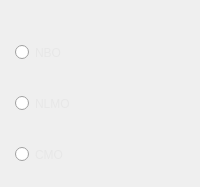
                    <widget class="QWidget" name="page_adf_2">
                     <property name="styleSheet">
                      <string notr="true">QWidget#page_adf_2{
background-color: rgb(39, 60, 84);
color:rgb(255, 68, 0);
}</string>
                     </property>
                     <layout class="QVBoxLayout" name="verticalLayout_18">
                      <property name="leftMargin">
                       <number>15</number>
                      </property>
                      <property name="topMargin">
                       <number>0</number>
                      </property>
                      <property name="rightMargin">
                       <number>0</number>
                      </property>
                      <property name="bottomMargin">
                       <number>0</number>
                      </property>
                      <item>
                       <layout class="QVBoxLayout" name="verticalLayout_19">
                        <item>
                         <spacer name="verticalSpacer_16">
                          <property name="orientation">
                           <enum>Qt::Vertical</enum>
                          </property>
                          <property name="sizeType">
                           <enum>QSizePolicy::Fixed</enum>
                          </property>
                          <property name="sizeHint" stdset="0">
                           <size>
                            <width>20</width>
                            <height>45</height>
                           </size>
                          </property>
                         </spacer>
                        </item>
                        <item>
                         <widget class="QRadioButton" name="adf_nbo_radio_2">
                          <property name="styleSheet">
                           <string notr="true">QRadioButton{
font: 12pt &quot;Calibri&quot;;
color: rgb(231, 231, 231);}

QRadioButton:indicator:checked{
border-radius:7px;
background-color: qlineargradient(spread:pad, x1:0, y1:1, x2:0, y2:0, stop:0 rgb(140, 50, 17), stop:1 rgb(255, 68, 0));
border: 2px solid white;
}
</string>
                          </property>
                          <property name="text">
                           <string>NBO</string>
                          </property>
                         </widget>
                        </item>
                        <item>
                         <spacer name="verticalSpacer_17">
                          <property name="orientation">
                           <enum>Qt::Vertical</enum>
                          </property>
                          <property name="sizeType">
                           <enum>QSizePolicy::Fixed</enum>
                          </property>
                          <property name="sizeHint" stdset="0">
                           <size>
                            <width>20</width>
                            <height>30</height>
                           </size>
                          </property>
                         </spacer>
                        </item>
                        <item>
                         <widget class="QRadioButton" name="adf_nlmo_radio_2">
                          <property name="styleSheet">
                           <string notr="true">QRadioButton{
font: 12pt &quot;Calibri&quot;;
color: rgb(231, 231, 231);}

QRadioButton:indicator:checked{
border-radius:7px;
background-color: qlineargradient(spread:pad, x1:0, y1:1, x2:0, y2:0, stop:0 rgb(140, 50, 17), stop:1 rgb(255, 68, 0));
border: 2px solid white;
}


</string>
                          </property>
                          <property name="text">
                           <string>NLMO</string>
                          </property>
                         </widget>
                        </item>
                        <item>
                         <spacer name="verticalSpacer_18">
                          <property name="orientation">
                           <enum>Qt::Vertical</enum>
                          </property>
                          <property name="sizeType">
                           <enum>QSizePolicy::Fixed</enum>
                          </property>
                          <property name="sizeHint" stdset="0">
                           <size>
                            <width>20</width>
                            <height>30</height>
                           </size>
                          </property>
                         </spacer>
                        </item>
                        <item>
                         <widget class="QRadioButton" name="adf_cmo_radio_2">
                          <property name="styleSheet">
                           <string notr="true">QRadioButton{
font: 12pt &quot;Calibri&quot;;
color: rgb(231, 231, 231);}

QRadioButton:indicator:checked{
border-radius:7px;
background-color: qlineargradient(spread:pad, x1:0, y1:1, x2:0, y2:0, stop:0 rgb(140, 50, 17), stop:1 rgb(255, 68, 0));
border: 2px solid white;
}
</string>
                          </property>
                          <property name="text">
                           <string>CMO</string>
                          </property>
                         </widget>
                        </item>
                        <item>
                         <spacer name="verticalSpacer_19">
                          <property name="orientation">
                           <enum>Qt::Vertical</enum>
                          </property>
                          <property name="sizeType">
                           <enum>QSizePolicy::Fixed</enum>
                          </property>
                          <property name="sizeHint" stdset="0">
                           <size>
                            <width>20</width>
                            <height>25</height>
                           </size>
                          </property>
                         </spacer>
                        </item>
                       </layout>
                      </item>
                     </layout>
                    </widget>
